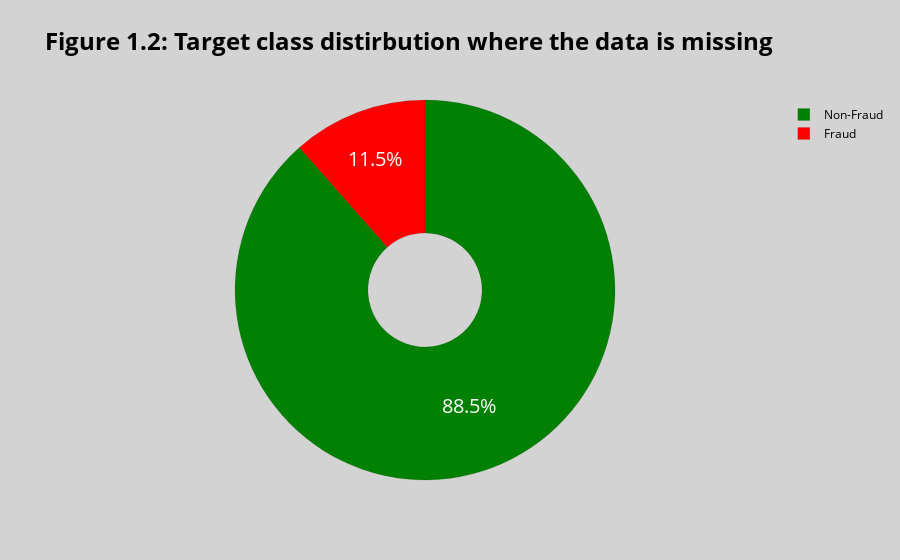

The code cell stored with this chart in its notebook:
### Markdown cell above
## Exploratory data analysis

In this part we will perform rudimentary EDA on the dataset to better infrom us on waht kind of data transformations or feature engineering should be done with the data.

### Code cell
## Decision about the duplicate and NA rows
only_nan_data_df = data_df[data_df.isna().any(axis=1)]
values = only_nan_data_df['Class'].value_counts() / only_nan_data_df['Class'].shape[0]
total_normal = only_nan_data_df[only_nan_data_df['Class_bool'] == False].shape[0]
total_fraudulent = only_nan_data_df[only_nan_data_df['Class_bool'] == True].shape[0]

fig = go.Figure(data=[go.Pie(labels=labels,
                             values=values, hole=.3)])
fig.update_traces(hoverinfo='label+percent', textinfo='percent', textfont_size=20,
                  marker=dict(colors=colors, line=dict(color='black', width=0.1)))

fig.update_layout(
    title_text='<b>Figure 1.2: Target class distirbution where the data is missing</b>',
    title_font_color='black',
    title_font=dict(size=24),
    legend_title_font_color='black',
    paper_bgcolor='lightgray',
    plot_bgcolor='lightgray',
    font_color='black',
)

fig.show()

### Figure 1 — Plotly figure (JSON) as saved in the notebook; plotly's stock layout.template omitted (floating-point values rounded to 4 significant figures)
{"data": [{"hole": 0.3, "hoverinfo": "label+percent", "labels": ["Non-Fraud", "Fraud"], "marker": {"colors": ["Green", "Red"], "line": {"color": "black", "width": 0.1}}, "textfont": {"size": 20}, "textinfo": "percent", "type": "pie", "values": [0.885, 0.115]}], "layout": {"font": {"color": "black"}, "legend": {"title": {"font": {"color": "black"}}}, "paper_bgcolor": "lightgray", "plot_bgcolor": "lightgray", "title": {"font": {"color": "black", "size": 24}, "text": "<b>Figure 1.2: Target class distirbution where the data is missing</b>"}}}
